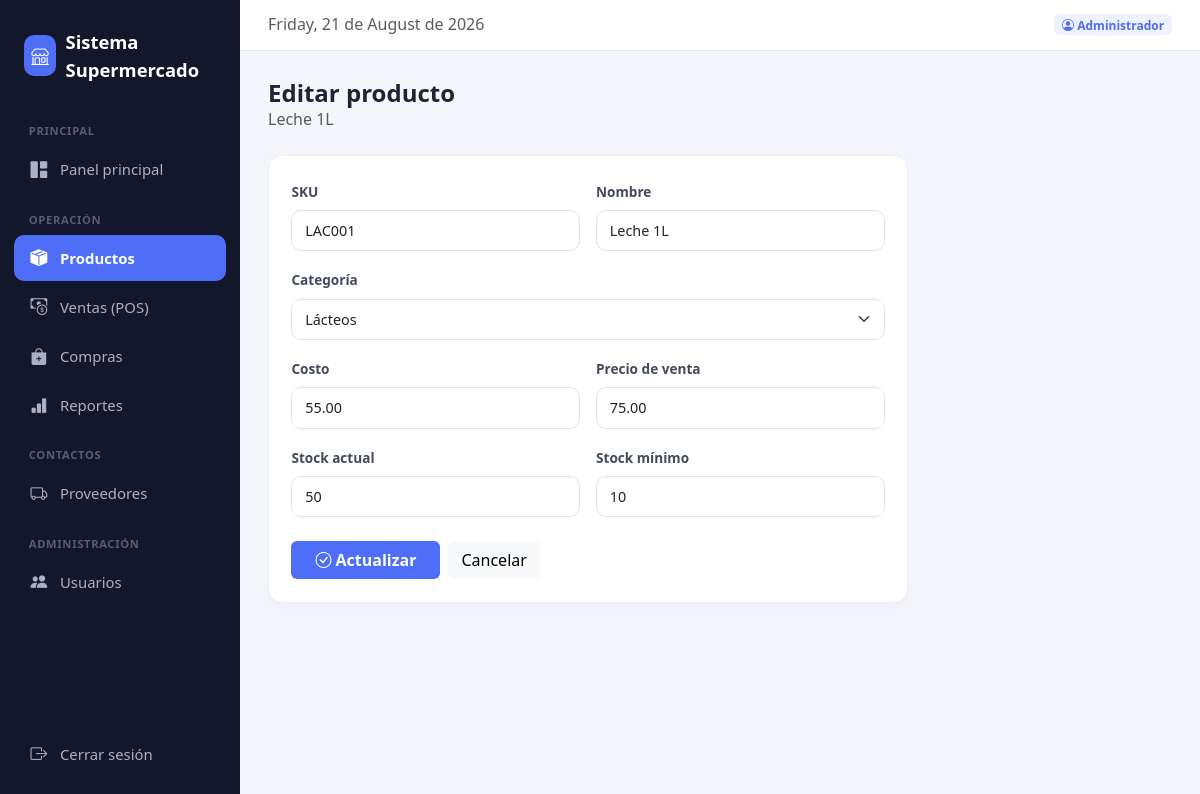
Screenshot of /public/index.php?ruta=productos.editar&id=2 (signed in) with the database file from the repository.
### tables this page shows
CREATE TABLE productos (
    id INT AUTO_INCREMENT PRIMARY KEY,
    sku VARCHAR(50) NOT NULL UNIQUE,
    nombre VARCHAR(150) NOT NULL,
    categoria_id INT,
    costo DECIMAL(10,2) NOT NULL DEFAULT 0,
    precio_venta DECIMAL(10,2) NOT NULL DEFAULT 0,
    stock_actual INT NOT NULL DEFAULT 0,
    stock_minimo INT NOT NULL DEFAULT 5,
    activo TINYINT(1) DEFAULT 1,
    creado_en TIMESTAMP DEFAULT CURRENT_TIMESTAMP,
    FOREIGN KEY (categoria_id) REFERENCES categorias(id) ON DELETE SET NULL
);

CREATE TABLE categorias (
    id INT AUTO_INCREMENT PRIMARY KEY,
    nombre VARCHAR(100) NOT NULL,
    creado_en TIMESTAMP DEFAULT CURRENT_TIMESTAMP
);

### app/controllers/ProductoController.php (called while the page is built, shortened)
<?php
require_once __DIR__ . '/../models/Producto.php';
require_once __DIR__ . '/../models/Categoria.php';
function productos_editar($pdo)
{
    $productoModel = new Producto($pdo);
    $categoriaModel = new Categoria($pdo);
    $id = $_GET['id'] ?? null;
    $producto = $productoModel->find($id);
    $categorias = $categoriaModel->all();
    require __DIR__ . '/../../views/layout/header.php';
    require __DIR__ . '/../../views/productos/editar.php';
    require __DIR__ . '/../../views/layout/footer.php';
}

### app/models/Producto.php (called while the page is built, shortened)
<?php
class Producto
{
    private $pdo;
    public function __construct($pdo)
    {
        $this->pdo = $pdo;
    }
    public function find($id)
    {
        $stmt = $this->pdo->prepare("SELECT * FROM productos WHERE id = ?");
        $stmt->execute([$id]);
        return $stmt->fetch();
    }
}

### app/includes/funciones.php (called while the page is built, shortened)
<?php
function url($ruta) {
    return BASE_URL . 'index.php?ruta=' . $ruta;
}

### app/models/Categoria.php (called while the page is built)
<?php
class Categoria
{
    private $pdo;
    public function __construct($pdo)
    {
        $this->pdo = $pdo;
    }
    public function all()
    {
        return $this->pdo->query("SELECT * FROM categorias ORDER BY nombre")->fetchAll();
    }
}

### views/productos/editar.php (the view, shortened to what this page needs)
<div class="mb-4">
    <h4 class="mb-0 fw-bold">Editar producto</h4>
    <p class="text-muted mb-0"><?= htmlspecialchars($producto['nombre']) ?></p>
</div>
<div class="panel" style="max-width:640px;">
    <form method="POST" action="<?= url('productos.editar') ?>&id=<?= $producto['id'] ?>">
        <div class="row g-3">
            <div class="col-md-6">
                <label class="form-label">SKU</label>
                <input type="text" name="sku" class="form-control" value="<?= htmlspecialchars($producto['sku']) ?>" required>
            </div>
            <div class="col-md-6">
                <label class="form-label">Nombre</label>
                <input type="text" name="nombre" class="form-control" value="<?= htmlspecialchars($producto['nombre']) ?>" required>
            </div>
            <div class="col-12">
                <label class="form-label">Categoría</label>
                <select name="categoria_id" class="form-select">
                    <?php foreach ($categorias as $c): ?>
                        <option value="<?= $c['id'] ?>" <?= $c['id'] == $producto['categoria_id'] ? 'selected' : '' ?>>
                            <?= htmlspecialchars($c['nombre']) ?>
                        </option>
                    <?php endforeach; ?>
                </select>
            </div>
            <div class="col-md-6">
                <label class="form-label">Costo</label>
                <input type="number" step="0.01" name="costo" class="form-control" value="<?= $producto['costo'] ?>" required>
            </div>
            <div class="col-md-6">
                <label class="form-label">Precio de venta</label>
                <input type="number" step="0.01" name="precio_venta" class="form-control" value="<?= $producto['precio_venta'] ?>" required>
            </div>
            <div class="col-md-6">
                <label class="form-label">Stock actual</label>
                <input type="number" name="stock_actual" class="form-control" value="<?= $producto['stock_actual'] ?>" required>
            </div>
            <div class="col-md-6">
                <label class="form-label">Stock mínimo</label>
                <input type="number" name="stock_minimo" class="form-control" value="<?= $producto['stock_minimo'] ?>" required>
            </div>
        </div>
        <div class="mt-4 d-flex gap-2">
            <button type="submit" class="btn btn-accent px-4"><i class="bi bi-check-circle"></i> Actualizar</button>
            <a href="<?= url('productos.listar') ?>" class="btn btn-light">Cancelar</a>
        </div>
    </form>
</div>

### public/css/estilos.css (style rules this page uses)
:root { --bg-sidebar: #12172b; --bg-sidebar-hover: #1c223d; --accent: #4f6ef7; --accent-soft: #eef1fe; --bg-body: #f4f6fb; --text-muted: #8a90a2; --danger: #ef4444; --success: #22c55e; --warning: #f59e0b; --radius: 14px; }
body { background-color: var(--bg-body); font-family: 'Segoe UI', system-ui, -apple-system, sans-serif; color: #1f2433; }
.panel { background: #fff; border-radius: var(--radius); border: 1px solid #eef0f6; box-shadow: 0 2px 10px rgba(20, 25, 50, 0.03); padding: 1.4rem; }
.btn-accent { background: var(--accent); color: #fff; border: none; font-weight: 600; }
.form-control, .form-select { border-radius: 10px; border: 1px solid #e3e5ee; padding: 0.55rem 0.8rem; font-size: 0.9rem; }
.form-label { font-weight: 600; font-size: 0.85rem; color: #444a5e; }

### rows the page displays
productos: nombre "Leche 1L", sku "LAC001", categoria_id "Lácteos", costo "55.00", precio_venta "75.00", stock_actual "50", stock_minimo "10"

### other values shown
NOMBRE_SISTEMA "Sistema Supermercado"
usuarioActual()['nombre'] "Administrador"
